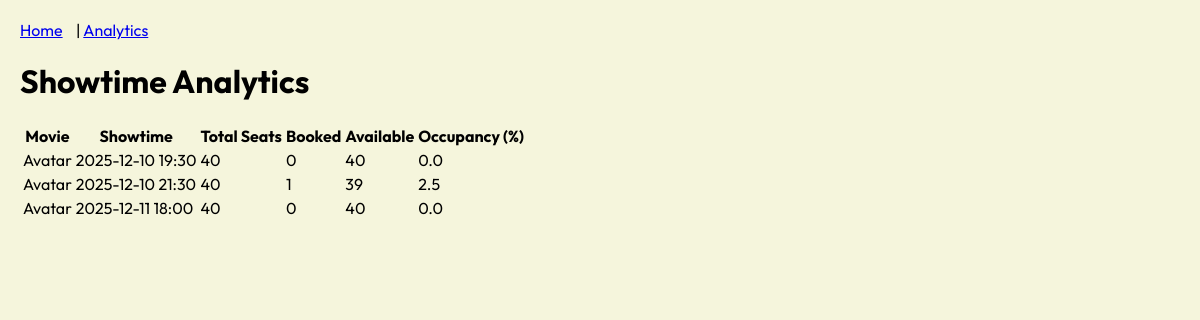
Before: /analytics with the older database file.
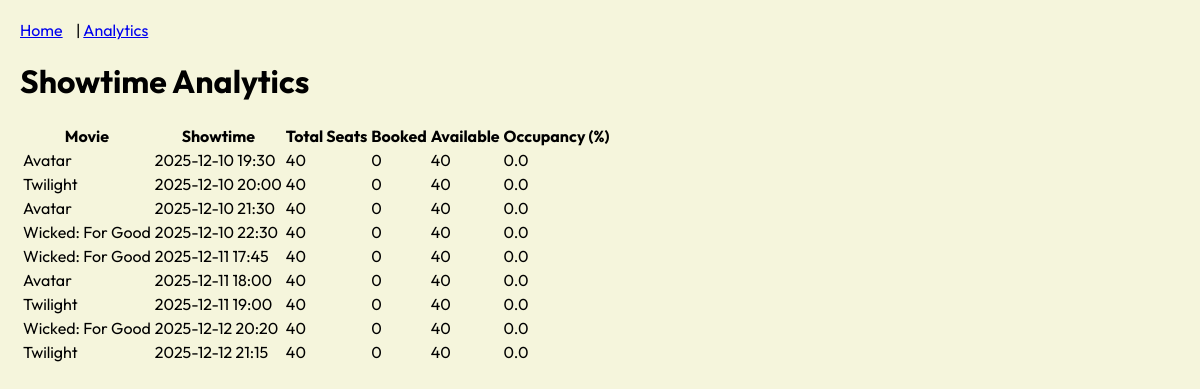
After: the same page with the newer database file.
### tables this page shows
CREATE TABLE showtimes (
            id INTEGER PRIMARY KEY AUTOINCREMENT,
            movie_id INTEGER NOT NULL,
            start_time TEXT NOT NULL,
            screen_name TEXT,
            FOREIGN KEY (movie_id) REFERENCES movies(id)
        );

### app.py (the view)
@app.route("/analytics")
def analytics():
    conn = get_connection()
    cur = conn.cursor()
    cur.execute(
        """
        SELECT st.id,
               st.start_time,
               m.title,
               COUNT(s.id) AS total_seats,
               SUM(CASE WHEN s.is_booked = 1 THEN 1 ELSE 0 END) AS booked_seats
        FROM showtimes st
        JOIN movies m ON st.movie_id = m.id
        JOIN seats s ON s.showtime_id = st.id
        GROUP BY st.id, st.start_time, m.title
        ORDER BY st.start_time;
        """
    )
    rows = cur.fetchall()
    conn.close()
    analytics_data = []
    for r in rows:
        total = r["total_seats"]
        booked = r["booked_seats"]
        available = total - booked
        occupancy_rate = round((booked / total) * 100, 2) if total > 0 else 0.0
        analytics_data.append(
            {
                "showtime_id": r["id"],
                "start_time": r["start_time"],
                "movie_title": r["title"],
                "total_seats": total,
                "booked": booked,
                "available": available,
                "occupancy_rate": occupancy_rate,
            }
        )
    return render_template("analytics.html", analytics_data=analytics_data)

### database.py (called while the page is built)
def get_connection():
    conn = sqlite3.connect(DB_NAME)
    conn.row_factory = sqlite3.Row  # lets us access columns by name
    return conn

### templates/analytics.html
{% extends "base.html" %}
{% block content %}
<h1>Showtime Analytics</h1>
<table>
    <thead>
        <tr>
            <th>Movie</th>
            <th>Showtime</th>
            <th>Total Seats</th>
            <th>Booked</th>
            <th>Available</th>
            <th>Occupancy (%)</th>
        </tr>
    </thead>
    <tbody>
        {% for row in analytics_data %}
        <tr>
            <td>{{ row.movie_title }}</td>
            <td>{{ row.start_time }}</td>
            <td>{{ row.total_seats }}</td>
            <td>{{ row.booked }}</td>
            <td>{{ row.available }}</td>
            <td>{{ row.occupancy_rate }}</td>
        </tr>
        {% endfor %}
    </tbody>
</table>
{% endblock %}

### templates/base.html (shortened to what this page needs)
<!DOCTYPE html>
<html lang="en">
<head>
    <link rel="stylesheet" href="{{ url_for('static', filename='style.css') }}">
</head>
<body>
<nav>
    <a href="{{ url_for('home') }}">Home</a> |
    <a href="{{ url_for('analytics') }}">Analytics</a>
</nav>
<div class="content">
    {% block content %}{% endblock %}
</div>
</body>
</html>

### static/style.css (style rules this page uses)
body { font-family: "Outfit", sans-serif; margin: 20px; background-color: #f5f5dc; }
nav a { margin-right: 10px; }
.content { margin-top: 20px; }

Changed rows visible on the page:
added showtimes: movie_title "Twilight", start_time "2025-12-10 20:00", total_seats "40", booked "0", available "40", occupancy_rate "0.0"
computed for showtimes (number 3 of 9 on the later page): booked "1" → "0"; available "39" → "40"; occupancy_rate "2.5" → "0.0"
added showtimes: movie_title "Wicked: For Good", start_time "2025-12-10 22:30", total_seats "40", booked "0", available "40", occupancy_rate "0.0"
added showtimes: movie_title "Wicked: For Good", start_time "2025-12-11 17:45", total_seats "40", booked "0", available "40", occupancy_rate "0.0"
added showtimes: movie_title "Twilight", start_time "2025-12-11 19:00", total_seats "40", booked "0", available "40", occupancy_rate "0.0"
added showtimes: movie_title "Wicked: For Good", start_time "2025-12-12 20:20", total_seats "40", booked "0", available "40", occupancy_rate "0.0"
added showtimes: movie_title "Twilight", start_time "2025-12-12 21:15", total_seats "40", booked "0", available "40", occupancy_rate "0.0"
